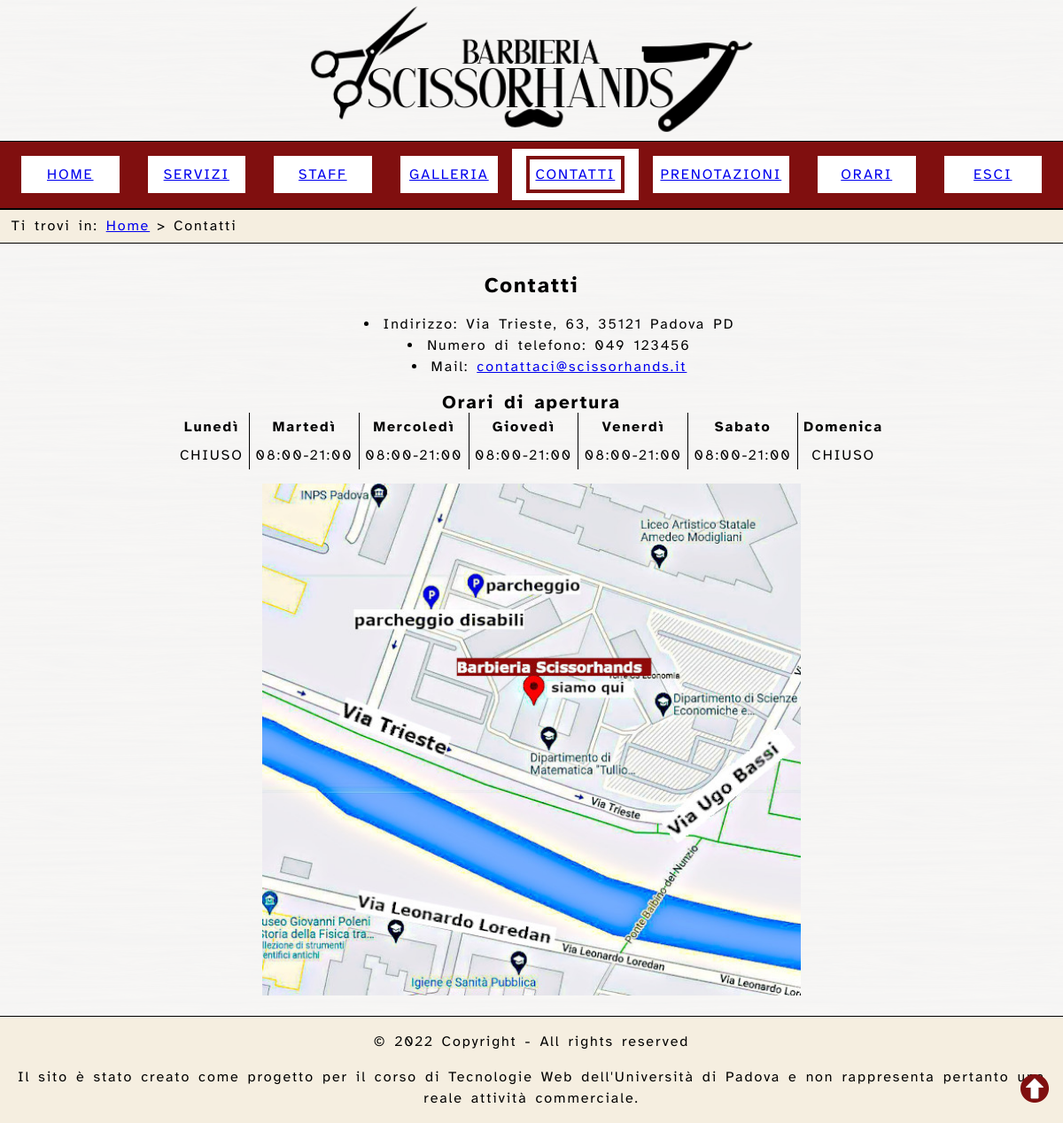
The app's page /controllers/contatti.php (signed in) with its own data.
### tables this page shows
CREATE TABLE IF NOT EXISTS `company` (
  `_id` INT UNSIGNED NOT NULL AUTO_INCREMENT,
  `name` varchar(100) NOT NULL,
  `open_at` INT UNSIGNED NOT NULL,
  `close_at` INT UNSIGNED NOT NULL,
  `days` set(
      'MON',
      'TUE',
      'WED',
      'THU',
      'FRI',
      'SAT',
      'SUN'
    ) NOT NULL,
  `book_before` INT UNSIGNED NOT NULL,
  `book_after` INT UNSIGNED NOT NULL,
  `owner` INT UNSIGNED NOT NULL,
  PRIMARY KEY (`_id`),
    KEY `FK__owner_azienda` (`owner`) USING BTREE,
  CONSTRAINT `FK__owner_azienda` FOREIGN KEY (`owner`) REFERENCES `owner` (`_id`) ON UPDATE CASCADE
);

### controllers/components/header.php (called while the page is built, shortened)
<?php
require_once __DIR__.'/menu.php';
require_once __DIR__.'/breadcrumb.php';
function _header(array $paths = [], $dont_print_breadcrumb = false) {
    $template = file_get_contents(__DIR__.'/../../views/components/header.html');
    $out = $template;
	if(isset($_SESSION["type"]))
    	$menu = _menu($_SESSION["type"]);
	else
		$menu = _menu();
    $out = str_replace('%NAVMENU%', $menu, $out);
    if ($dont_print_breadcrumb) $breadcrumb = "";
    else $breadcrumb = _breadcrumb($paths);
    $out = str_replace('%NAVBREADCRUMB%', $breadcrumb, $out);
    return $out;
}

### models/helper.php (called while the page is built, shortened)
<?php
class DBHelper {
    private $conn;
    public function __construct() {
        $this->conn = new mysqli(static::HOST_DB, static::USERNAME, static::PASSWORD, static::DATABASE_NAME);
    }
    public function prepare($query): mysqli_stmt {
        $ret = $this->conn->prepare($query);
        return $ret;
    }
}

### models/company.php (called while the page is built, shortened)
<?php
require_once __DIR__."/helper.php";
class Company extends DBHelper {
    public function get() {
        $stmt = $this->prepare("SELECT * FROM company WHERE _id = 1 LIMIT 1");
        $stmt->execute();
        $res = $stmt->get_result();
        return $res->fetch_assoc();
    }
}

### services/public/company.php (called while the page is built, shortened)
<?php
require_once __DIR__ . '/../../models/company.php';
class PublicCompanyService {
    public static function get() {
        return (new Company())->get();
    }
}

### controllers/components/orari_apertura.php (called while the page is built)
<?php
require_once '../services/public/company.php';
require_once '../services/helpers.php';
function orariApertura(){
    $out = file_get_contents(__DIR__.'/../../views/components/orari_apertura.html');
    $company = PublicCompanyService::get();
    $orarioApertura = date('H:i', $company["open_at"]);
    $orarioChiusura = date('H:i', $company["close_at"]);
    $days = parseDaysSet($company["days"]);
    foreach($days as $day => $isopen)  {
        if($isopen)
            $out = str_replace("%DAY_$day%", "$orarioApertura-$orarioChiusura", $out);
        else
            $out = str_replace("%DAY_$day%", "CHIUSO", $out);
    }
    return $out;
}

### services/helpers.php (called while the page is built, shortened)
<?php
function parseDaysSet(string $days) {
    $arr = explode(',', $days);
    return [
        in_array('MON', $arr),
        in_array('TUE', $arr),
        in_array('WED', $arr),
        in_array('THU', $arr),
        in_array('FRI', $arr),
        in_array('SAT', $arr),
        in_array('SUN', $arr),
    ];
}

### controllers/components/meta_index.php (called while the page is built)
<?php
function _meta_index(bool $index){
    if($index)
        return $out = "<meta name='keywords' content='%KEYWORDS%' /> \n    <meta name='description' content='%DESCRIPTION%' />";
    else
        return $out = '<meta name="robots" content="noindex"/>';
}

### controllers/components/page.php (called while the page is built)
<?php
require_once __DIR__.'/footer.php';
function page($title) {
    $template = file_get_contents(__DIR__.'/../../views/components/page.html');
    $out = $template;
    $out = str_replace('%TITLE%', $title, $out);
    $footer = _footer();
    $out = str_replace('%FOOTER%', $footer, $out);
    return $out;
}

### controllers/components/footer.php (called while the page is built)
<?php
function _footer() {
    $template = file_get_contents(__DIR__.'/../../views/components/footer.html');
    $out = $template;
    return $out;
}

### controllers/contatti.php (the view)
<?php
require_once 'components/page.php';
require_once 'components/header.php';
require_once 'components/orari_apertura.php';
require_once 'components/meta_index.php';
$pagina = page('Contatti - Scissorhands');
$meta_index = _meta_index(true);
$pagina = str_replace('%META_INDEX%', $meta_index, $pagina);
$path = array(
    "Contatti" => "contatti.php"
);
$header = _header($path);
$main = file_get_contents('../views/contatti.html');
$orariApertura = orariApertura();
$main = str_replace('%ORARIAPERTURA%' , $orariApertura, $main);
$pagina = str_replace('%DESCRIPTION%', "Come contattarci e come raggiungerci." ,$pagina);
$pagina = str_replace('%KEYWORDS%', "contatti, indirizzo, mappa, telefono, orari, mail, scissorhands, barbieria, Padova, centro Padova",$pagina);
$pagina = str_replace('%HEADER%', $header, $pagina);
$pagina = str_replace('%MAIN%', $main, $pagina);
echo $pagina;

### controllers/components/menu.php (shortened to what this page needs)
<?php
function menulink($name, $ref, $current, $lang) {
    if (!$lang) $lang="";
    else $lang = 'lang="en"';
    $current_li = 'class=""';
    if ($current) {
        $current = 'aria-current="page"';
        $current_li = 'class="current"';
    }
    return "<li $current_li><a $current $lang href=\"$ref\">$name</a></li>";
}
function _menu($sess_type = "GUEST"){
    $template = file_get_contents(__DIR__.'/../../views/components/nav_menu.html');
    $out = $template;
    $pagine = array(
        "OWNER" => array (
            'Home' => 'index.php',
            'Servizi' => 'servizi.php',
            'Staff' => 'staff.php',
            'Galleria' => 'galleria.php',
            'Contatti' => 'contatti.php',
            'Prenotazioni' => 'staff_prenotazioni.php',
            'Orari' => 'orari.php',
            'Esci' => 'logout.php'
        ),
        "USER" => array (
            'Home' => 'index.php',
            'Servizi' => 'servizi.php',
            'Staff' => 'staff.php',
            'Galleria' => 'galleria.php',
            'Contatti' => 'contatti.php',
            'Prenotazioni' => 'user_prenotazioni.php',
            'Profilo' => 'profilo.php',
            'Esci' => 'logout.php',
        ),
        "GUEST" => array (
            'Home' => 'index.php',
            'Servizi' => 'servizi.php',
            'Staff' => 'staff.php',
            'Galleria' => 'galleria.php',
            'Contatti' => 'contatti.php',
            'Prenota' => 'guest_prenota.php',
            'Accedi' => 'accedi.php',
            'Registrati' => 'registrati.php'
        )
    );
    $langs = array(
        "Home" => "en",
    );
    $current = strtok($_SERVER["REQUEST_URI"], '?');
    $url_els = explode("/",$current);
    $current = $url_els[count($url_els)-1];
    $str = "";
    foreach($pagine[$sess_type] as $name => $ref){
        $str .= menulink($name, $ref, $current == $ref, $langs[$name] ?? false);
    }
    $out=str_replace("%MENU_ELEMENTS%",$str,$out);
    return $out;
}
?>

### controllers/components/breadcrumb.php (shortened to what this page needs)
<?php
function _breadcrumb(array $paths) {
    $out = file_get_contents(__DIR__ . '/../../views/components/nav_breadcrumb.html');
    $str = '<li><a href="index.php" lang="en">Home</a></li>';
    $current = strtok($_SERVER["REQUEST_URI"], '?');
    $url_els = explode("/",$current);
    $current = $url_els[count($url_els)-1];
    foreach ($paths as $name => $ref) {
        if ($ref === $current) {
            $str .= "<li><a class=\"current\" aria-current=\"location\">$name</a></li>";
        } else {
            $str .= "<li><a href=\"$ref\">$name</a></li>";
        }
    }
    $out = str_replace("%BREADCRUMBS%", $str, $out);
    return $out;
}

### controllers/index.css (style rules this page uses)
body { margin: 0; letter-spacing: 0.12em; line-height: 1.5em; word-spacing: 0.16em; position: relative; font-family: AtkinsonHyperlegible, Helvetica, Arial, sans-serif; background: url('static/img/pattern2.jpg') repeat; background-size: 15em; }
p { line-height: 1.5em; }
header#page-header { display: block; position: relative; }
header#page-header>nav { display: block; }
header h1 { background-image: url('static/img/logo_bscissorhands.png'); background-color: rgba(255,255,255,.95); background-position: center; background-size: contain; background-repeat: no-repeat; text-indent: -9999999em; font-size: 8em; margin: 0; line-height: normal; }
h2 { text-align: center; }
nav#menu { padding: 0.5em; border-top: 0.01em solid #000; border-bottom: 0.01em solid #000; background-color: #800F0F; position: relative; min-height: 4.8em; text-align: center; box-sizing: border-box; }
nav#menu ul { padding: 0; margin: 0; list-style: none; display: flex; flex-flow: row nowrap; }
nav#menu ul li { flex: 1 1; padding: 0.5em 1em; box-sizing: border-box; }
nav#menu ul li a { display:block; background-color: white; padding: 0.3em; }
nav#menu ul li.current { background-color: white; }
nav#menu ul li.current a { border-color: #800F0F; }
nav#menu a { border: 0.3em solid; border-color: white; box-sizing: border-box; text-transform: uppercase; }
nav#breadcrumb { padding: 0.4em 0.8em; border-top: 0.01em solid black; border-bottom: 0.01em solid black; background: #F5EEE0; position: relative; }
nav#breadcrumb ol { display: inline; list-style: none; padding: 0; }
nav#breadcrumb li a { display: inline; }
nav#breadcrumb span { margin: 0; }
nav#breadcrumb ol { list-style: none; display: inline-block; margin: 0; padding: 0; }
nav#breadcrumb ol li { display: inline-block; }
nav#breadcrumb ol li:not(:first-child) a::before { display: inline-block; margin: 0 0.5em; content: ">"; }
footer#page-footer { border-top: 0.05em solid #000; background-color: #F5EEE0; width: 100%; position: relative; display: inline-block; }
footer#page-footer p { text-align: center; }
div#floating-btn { position: fixed; bottom: 0; right: 0; padding: 0.5em; }
div#floating-btn a { display: block; border-radius: 0.5em; text-decoration: none; padding: 0.5em; }
main { padding: 1em; margin: 0 auto; position: relative; width: 1200px; box-sizing: border-box; background-color: rgba(255,255,255,.95); }
@media only screen and (max-width: 1200px) { main { width: 100%; } }
table#orari-apertura { border: none; border-collapse: collapse; }
table#orari-apertura th, table#orari-apertura td { border-right: 0.01em solid #000; padding: 0.25em 0.4em; text-align: center; }
table#orari-apertura th:last-child, table#orari-apertura td:last-child { border-right: none; }
table#orari-apertura caption { font-weight: bold; font-size: 1.3em; text-align: center; }
table#orari-apertura { margin-left: auto; margin-right: auto; }
section#info-contatti { text-align: center; list-style-position:inside; }
img#mappa { padding-top: 1em; width: 100%; max-width: 38em; height: auto; }

### controllers/print.css (style rules this page uses)
body { letter-spacing: 0.075em; font-family: 'Times New Roman', Times, serif; font-size: 12pt; }
header h1 { display: block; margin: auto; padding: 0em; border: 0em; margin-bottom: 0em; content: url('static/img/logo_bscissorhands.png'); }
nav#menu { padding: 0em; border: 0em; height: 0em; min-height: 0em; }
nav#menu ul { display: none; }
div#floating-btn { display: none; }
main { width: 50em; }

### records on screen
company: pagina "Ti trovi in: Contatti Indirizzo: Via Trieste, 63, 35121 Padova PD Numero di telefono: 049 123456 Mail: contattaci@scissorhands.it Orari di apertura Lunedì Martedì Mercoledì Giovedì Venerdì Sabato Domenica CHIUSO 08:00-21:00 08:00-21:00 08:00-21:00 08:00-21:00 08:00-21:00 CHIUSO © 2022 Copyright - All rights reserved Il sito è stato creato come progetto per il corso di Tecnologie Web dell'Università di Padova e non rappresenta pertanto una reale attività commerciale.", open_at+close_at (picture)

### other values on screen
$name "HOME"
$name "SERVIZI"
$name "STAFF"
$name "GALLERIA"
$name "CONTATTI"
$name "PRENOTAZIONI"
$name "ORARI"
$name "ESCI"
$name "Contatti"
